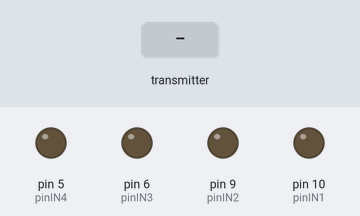
Bench run of a sketch on a simulated Arduino Uno, built with avr-gcc and run on an emulated ATmega328P. Parts: output pins drawn as LEDs (lit = HIGH). The test bench sets the inputs (shaded band). No radio packets arrive unless stated.

Above: at 1.2 s.
1.3 s: the transmitter starts sending pot1 = 0
At 1.7 s:
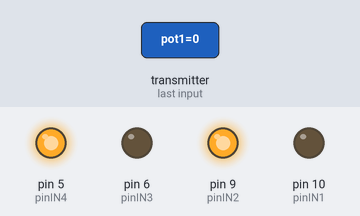
2.8 s: the transmitter starts sending pot2 = 0
At 4.0 s:
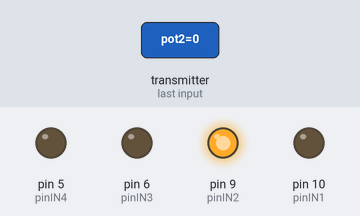
4.3 s: the transmitter starts sending botao = 1
At 5.1 s:
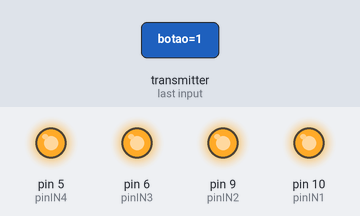
5.8 s: the transmitter starts sending botao = 0
At 6.3 s:
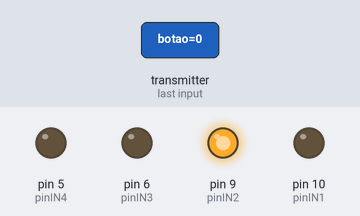
7.3 s: the transmitter starts sending pot1 = 256
At 8.5 s:
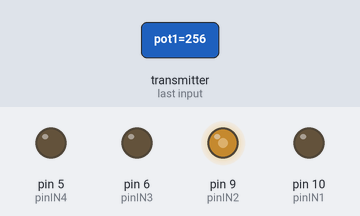
8.8 s: the transmitter starts sending pot2 = 256
At 9.8 s:
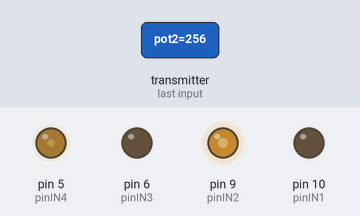
Timing chart, 0 to 11.3 s (numbered marks = the images above; inputs shaded):
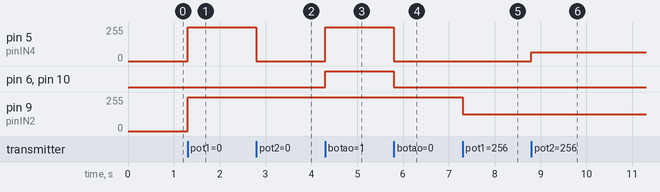

The sketch:

carro_codigo.ino
```cpp
#include <RF24.h>

//*************** Definição dos Pinos ***********************
#define pinCE  7
#define pinCSN 8
#define pinIN1 10
#define pinIN2 9
#define pinIN3 6
#define pinIN4 5

struct tipoDadosRF
{
   int pot1 = 512;
   int pot2 = 512;
   boolean botao = false;
};
tipoDadosRF dadosRF;

RF24 radio(pinCE,pinCSN);

const uint64_t pipeOut = 0xE8E8F0F0E1LL;


//*************** Controle do Carro ************
int pDireita  = 100;
int pEsquerda = 100;


void setup() {
  //*************** Controle do RF ***********************
  radio.begin();
  radio.setPALevel( RF24_PA_LOW );     //RF24_PA_MIN  / RF24_PA_LOW / RF24_PA_HIGH / RF24_PA_MAX
  radio.setDataRate( RF24_250KBPS );   //RF24_250KBPS / RF24_1MBPS  / RF24_2MBPS
  radio.openReadingPipe(1, pipeOut);
  radio.startListening();


  //*************** Controle do Carro ************
  pinMode(pinIN1, OUTPUT);
  pinMode(pinIN2, OUTPUT);
  pinMode(pinIN3, OUTPUT);
  pinMode(pinIN4, OUTPUT);
}


void loop() {
  //*************** Controle do RF ***********************
  if (radio.available()) {
     radio.read( &dadosRF, sizeof(tipoDadosRF) );
  }


  //*************** Controle do Carro ************
  if (dadosRF.botao) {
     //Aciona o freio
     digitalWrite(pinIN1, HIGH);
     digitalWrite(pinIN2, HIGH);
     digitalWrite(pinIN3, HIGH);
     digitalWrite(pinIN4, HIGH);
  } else {

     //Controle da direção
     if (dadosRF.pot2 < 512) {
        //Esquerda
        pDireita  = 100;
        pEsquerda = map(dadosRF.pot2, 511, 0, 100, 0);
     } else {
        //Direita
        pDireita  = map(dadosRF.pot2, 512, 1023, 100, 0);
        pEsquerda = 100;
     }

     if (dadosRF.pot1 < 512) {
        //Reverso
        int velocidade = map(dadosRF.pot1, 511, 0, 0, 255);

        analogWrite(pinIN1, 0);
        analogWrite(pinIN2, velocidade * pDireita / 100);

        analogWrite(pinIN3, 0);
        analogWrite(pinIN4, velocidade * pEsquerda / 100);
     } else {
        //Para frente
        int velocidade = map(dadosRF.pot1, 512, 1023, 0, 255);

        analogWrite(pinIN1, velocidade * pDireita / 100);
        analogWrite(pinIN2, 0);

        analogWrite(pinIN3, velocidade * pEsquerda / 100);
        analogWrite(pinIN4, 0);
     }
  }
}
```

Measured:
- after the input at 1.3 s, pin 5 (pinIN4), pin 9 (pinIN2): 0/255 → 255/255 at once
- after the input at 2.8 s, pin 5 (pinIN4): 255/255 → 0/255 at once
- after the input at 4.3 s, pin 5 (pinIN4): 0/255 → 255/255 at once; pin 6 (pinIN3), pin 10 (pinIN1): LOW → HIGH at once
- after the input at 5.8 s, pin 5 (pinIN4): 255/255 → 0/255 at once; pin 6 (pinIN3), pin 10 (pinIN1): HIGH → LOW at once
- after the input at 7.3 s, pin 9 (pinIN2): 255/255 → 127/255 at once
- after the input at 8.8 s, pin 5 (pinIN4): 0/255 → 64/255 at once
